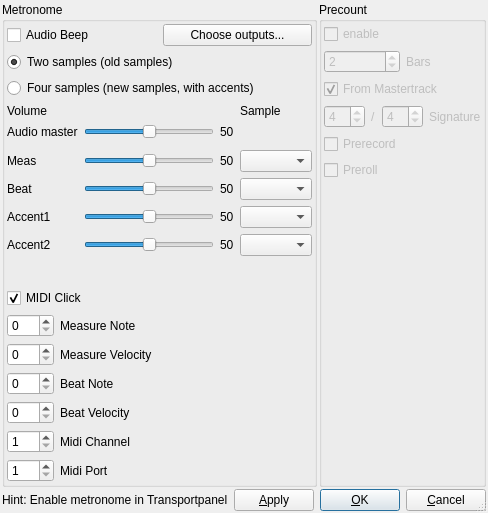
<?xml version="1.0" encoding="UTF-8"?>
<ui version="4.0">
 <class>MetronomeConfigBase</class>
 <widget class="QDialog" name="MetronomeConfigBase">
  <property name="geometry">
   <rect>
    <x>0</x>
    <y>0</y>
    <width>481</width>
    <height>513</height>
   </rect>
  </property>
  <property name="windowTitle">
   <string>MusE: Metronome Config</string>
  </property>
  <property name="sizeGripEnabled">
   <bool>true</bool>
  </property>
  <layout class="QGridLayout" name="gridLayout_3">
   <property name="leftMargin">
    <number>2</number>
   </property>
   <property name="topMargin">
    <number>2</number>
   </property>
   <property name="rightMargin">
    <number>2</number>
   </property>
   <property name="bottomMargin">
    <number>2</number>
   </property>
   <property name="spacing">
    <number>2</number>
   </property>
   <item row="0" column="0">
    <widget class="QGroupBox" name="GroupBox1">
     <property name="title">
      <string>Metronome</string>
     </property>
     <layout class="QGridLayout" name="gridLayout_4">
      <property name="leftMargin">
       <number>2</number>
      </property>
      <property name="topMargin">
       <number>2</number>
      </property>
      <property name="rightMargin">
       <number>2</number>
      </property>
      <property name="bottomMargin">
       <number>2</number>
      </property>
      <property name="spacing">
       <number>2</number>
      </property>
      <item row="0" column="0">
       <layout class="QVBoxLayout" name="qvbl_2">
        <item>
         <layout class="QHBoxLayout" name="qhbl_4">
          <item>
           <widget class="QCheckBox" name="audioBeep">
            <property name="text">
             <string>Audio Beep</string>
            </property>
           </widget>
          </item>
          <item>
           <widget class="QPushButton" name="audioBeepRoutesButton">
            <property name="text">
             <string>Choose outputs...</string>
            </property>
            <property name="autoDefault">
             <bool>true</bool>
            </property>
           </widget>
          </item>
         </layout>
        </item>
        <item>
         <layout class="QVBoxLayout" name="verticalLayout">
          <item>
           <widget class="QRadioButton" name="radioSamples2">
            <property name="text">
             <string>Two samples (old samples)</string>
            </property>
            <property name="checked">
             <bool>true</bool>
            </property>
           </widget>
          </item>
          <item>
           <widget class="QRadioButton" name="radioSamples4">
            <property name="text">
             <string>Four samples (new samples, with accents)</string>
            </property>
           </widget>
          </item>
         </layout>
        </item>
        <item>
         <layout class="QGridLayout" name="gridLayout_x">
          <item row="0" column="0">
           <widget class="QLabel" name="label">
            <property name="text">
             <string>Volume</string>
            </property>
           </widget>
          </item>
          <item row="1" column="0">
           <widget class="QLabel" name="textLabel1_6">
            <property name="text">
             <string>Audio master</string>
            </property>
            <property name="wordWrap">
             <bool>false</bool>
            </property>
           </widget>
          </item>
          <item row="1" column="1">
           <widget class="QSlider" name="volumeSlider">
            <property name="minimum">
             <number>0</number>
            </property>
            <property name="maximum">
             <number>100</number>
            </property>
            <property name="singleStep">
             <number>1</number>
            </property>
            <property name="pageStep">
             <number>10</number>
            </property>
            <property name="value">
             <number>50</number>
            </property>
            <property name="orientation">
             <enum>Qt::Horizontal</enum>
            </property>
           </widget>
          </item>
          <item row="1" column="2">
           <widget class="QLabel" name="volumeLabel">
            <property name="text">
             <string>50</string>
            </property>
            <property name="wordWrap">
             <bool>false</bool>
            </property>
           </widget>
          </item>
          <item row="2" column="0" colspan="3">
           <spacer name="verticalSpacer_2">
            <property name="orientation">
             <enum>Qt::Vertical</enum>
            </property>
            <property name="sizeType">
             <enum>QSizePolicy::Fixed</enum>
            </property>
            <property name="sizeHint" stdset="0">
             <size>
              <width>20</width>
              <height>5</height>
             </size>
            </property>
           </spacer>
          </item>
          <item row="3" column="0">
           <widget class="QLabel" name="textLabel1_2">
            <property name="text">
             <string>Meas</string>
            </property>
            <property name="wordWrap">
             <bool>false</bool>
            </property>
           </widget>
          </item>
          <item row="4" column="0">
           <widget class="QLabel" name="textLabel1_3">
            <property name="text">
             <string>Beat</string>
            </property>
            <property name="wordWrap">
             <bool>false</bool>
            </property>
           </widget>
          </item>
          <item row="3" column="1">
           <widget class="QSlider" name="measVolumeSlider">
            <property name="minimum">
             <number>0</number>
            </property>
            <property name="maximum">
             <number>100</number>
            </property>
            <property name="singleStep">
             <number>1</number>
            </property>
            <property name="pageStep">
             <number>10</number>
            </property>
            <property name="value">
             <number>50</number>
            </property>
            <property name="orientation">
             <enum>Qt::Horizontal</enum>
            </property>
           </widget>
          </item>
          <item row="3" column="2">
           <widget class="QLabel" name="measVolumeLabel">
            <property name="text">
             <string>50</string>
            </property>
            <property name="wordWrap">
             <bool>false</bool>
            </property>
           </widget>
          </item>
          <item row="4" column="1">
           <widget class="QSlider" name="beatVolumeSlider">
            <property name="minimum">
             <number>0</number>
            </property>
            <property name="maximum">
             <number>100</number>
            </property>
            <property name="singleStep">
             <number>1</number>
            </property>
            <property name="pageStep">
             <number>10</number>
            </property>
            <property name="value">
             <number>50</number>
            </property>
            <property name="orientation">
             <enum>Qt::Horizontal</enum>
            </property>
           </widget>
          </item>
          <item row="4" column="2">
           <widget class="QLabel" name="beatVolumeLabel">
            <property name="text">
             <string>50</string>
            </property>
            <property name="wordWrap">
             <bool>false</bool>
            </property>
           </widget>
          </item>
          <item row="5" column="0">
           <widget class="QLabel" name="textLabel1_4">
            <property name="text">
             <string>Accent1</string>
            </property>
            <property name="wordWrap">
             <bool>false</bool>
            </property>
           </widget>
          </item>
          <item row="5" column="1">
           <widget class="QSlider" name="accent1VolumeSlider">
            <property name="minimum">
             <number>0</number>
            </property>
            <property name="maximum">
             <number>100</number>
            </property>
            <property name="singleStep">
             <number>1</number>
            </property>
            <property name="pageStep">
             <number>10</number>
            </property>
            <property name="value">
             <number>50</number>
            </property>
            <property name="orientation">
             <enum>Qt::Horizontal</enum>
            </property>
           </widget>
          </item>
          <item row="5" column="2">
           <widget class="QLabel" name="accent1VolumeLabel">
            <property name="text">
             <string>50</string>
            </property>
            <property name="wordWrap">
             <bool>false</bool>
            </property>
           </widget>
          </item>
          <item row="6" column="0">
           <widget class="QLabel" name="textLabel1_5">
            <property name="text">
             <string>Accent2</string>
            </property>
            <property name="wordWrap">
             <bool>false</bool>
            </property>
           </widget>
          </item>
          <item row="6" column="1">
           <widget class="QSlider" name="accent2VolumeSlider">
            <property name="minimum">
             <number>0</number>
            </property>
            <property name="maximum">
             <number>100</number>
            </property>
            <property name="singleStep">
             <number>1</number>
            </property>
            <property name="pageStep">
             <number>10</number>
            </property>
            <property name="value">
             <number>50</number>
            </property>
            <property name="orientation">
             <enum>Qt::Horizontal</enum>
            </property>
           </widget>
          </item>
          <item row="6" column="2">
           <widget class="QLabel" name="accent2VolumeLabel">
            <property name="text">
             <string>50</string>
            </property>
            <property name="wordWrap">
             <bool>false</bool>
            </property>
           </widget>
          </item>
          <item row="0" column="3">
           <widget class="QLabel" name="label_2">
            <property name="text">
             <string>Sample</string>
            </property>
           </widget>
          </item>
          <item row="3" column="3">
           <widget class="QComboBox" name="measSampleCombo"/>
          </item>
          <item row="4" column="3">
           <widget class="QComboBox" name="beatSampleCombo"/>
          </item>
          <item row="5" column="3">
           <widget class="QComboBox" name="accent1SampleCombo"/>
          </item>
          <item row="6" column="3">
           <widget class="QComboBox" name="accent2SampleCombo"/>
          </item>
         </layout>
        </item>
        <item>
         <spacer name="verticalSpacer">
          <property name="orientation">
           <enum>Qt::Vertical</enum>
          </property>
          <property name="sizeHint" stdset="0">
           <size>
            <width>20</width>
            <height>40</height>
           </size>
          </property>
         </spacer>
        </item>
        <item>
         <widget class="QCheckBox" name="midiClick">
          <property name="text">
           <string>MIDI Click</string>
          </property>
          <property name="checked">
           <bool>true</bool>
          </property>
         </widget>
        </item>
        <item>
         <layout class="QHBoxLayout" name="qhbl_1">
          <property name="spacing">
           <number>6</number>
          </property>
          <property name="leftMargin">
           <number>0</number>
          </property>
          <property name="topMargin">
           <number>0</number>
          </property>
          <property name="rightMargin">
           <number>0</number>
          </property>
          <property name="bottomMargin">
           <number>0</number>
          </property>
          <item>
           <layout class="QGridLayout" name="qgr_1">
            <property name="leftMargin">
             <number>0</number>
            </property>
            <property name="topMargin">
             <number>0</number>
            </property>
            <property name="rightMargin">
             <number>0</number>
            </property>
            <property name="bottomMargin">
             <number>0</number>
            </property>
            <property name="spacing">
             <number>6</number>
            </property>
            <item row="4" column="1">
             <widget class="QLabel" name="TextLabel5">
              <property name="text">
               <string>Midi Channel</string>
              </property>
              <property name="wordWrap">
               <bool>false</bool>
              </property>
             </widget>
            </item>
            <item row="0" column="1">
             <widget class="QLabel" name="TextLabel1">
              <property name="text">
               <string>Measure Note</string>
              </property>
              <property name="wordWrap">
               <bool>false</bool>
              </property>
             </widget>
            </item>
            <item row="4" column="0">
             <widget class="QSpinBox" name="midiChannel">
              <property name="minimum">
               <number>1</number>
              </property>
              <property name="maximum">
               <number>16</number>
              </property>
             </widget>
            </item>
            <item row="1" column="1">
             <widget class="QLabel" name="TextLabel2">
              <property name="text">
               <string>Measure Velocity</string>
              </property>
              <property name="wordWrap">
               <bool>false</bool>
              </property>
             </widget>
            </item>
            <item row="3" column="1">
             <widget class="QLabel" name="TextLabel4">
              <property name="text">
               <string>Beat Velocity</string>
              </property>
              <property name="wordWrap">
               <bool>false</bool>
              </property>
             </widget>
            </item>
            <item row="5" column="0">
             <widget class="QSpinBox" name="midiPort">
              <property name="minimum">
               <number>1</number>
              </property>
              <property name="maximum">
               <number>16</number>
              </property>
             </widget>
            </item>
            <item row="2" column="1">
             <widget class="QLabel" name="TextLabel3">
              <property name="text">
               <string>Beat Note</string>
              </property>
              <property name="wordWrap">
               <bool>false</bool>
              </property>
             </widget>
            </item>
            <item row="2" column="0">
             <widget class="QSpinBox" name="beatNote"/>
            </item>
            <item row="1" column="0">
             <widget class="QSpinBox" name="measureVelocity">
              <property name="maximum">
               <number>127</number>
              </property>
             </widget>
            </item>
            <item row="0" column="0">
             <widget class="QSpinBox" name="measureNote"/>
            </item>
            <item row="5" column="1">
             <widget class="QLabel" name="TextLabel6">
              <property name="text">
               <string>Midi Port</string>
              </property>
              <property name="wordWrap">
               <bool>false</bool>
              </property>
             </widget>
            </item>
            <item row="3" column="0">
             <widget class="QSpinBox" name="beatVelocity">
              <property name="maximum">
               <number>127</number>
              </property>
             </widget>
            </item>
           </layout>
          </item>
          <item>
           <spacer name="Spacer10">
            <property name="orientation">
             <enum>Qt::Horizontal</enum>
            </property>
            <property name="sizeType">
             <enum>QSizePolicy::Expanding</enum>
            </property>
            <property name="sizeHint" stdset="0">
             <size>
              <width>20</width>
              <height>20</height>
             </size>
            </property>
           </spacer>
          </item>
         </layout>
        </item>
       </layout>
      </item>
     </layout>
    </widget>
   </item>
   <item row="1" column="0" colspan="2">
    <layout class="QHBoxLayout" name="horizontalLayout">
     <item>
      <widget class="QLabel" name="textLabel3">
       <property name="text">
        <string>Hint: Enable metronome in Transportpanel</string>
       </property>
       <property name="wordWrap">
        <bool>false</bool>
       </property>
      </widget>
     </item>
     <item>
      <spacer name="Horizontal Spacing2">
       <property name="orientation">
        <enum>Qt::Horizontal</enum>
       </property>
       <property name="sizeType">
        <enum>QSizePolicy::Expanding</enum>
       </property>
       <property name="sizeHint" stdset="0">
        <size>
         <width>13</width>
         <height>20</height>
        </size>
       </property>
      </spacer>
     </item>
     <item>
      <widget class="QPushButton" name="buttonApply">
       <property name="text">
        <string>&amp;Apply</string>
       </property>
       <property name="shortcut">
        <string>Alt+A</string>
       </property>
       <property name="autoDefault">
        <bool>true</bool>
       </property>
      </widget>
     </item>
     <item>
      <widget class="QPushButton" name="buttonOk">
       <property name="text">
        <string>&amp;OK</string>
       </property>
       <property name="shortcut">
        <string>Alt+O</string>
       </property>
       <property name="autoDefault">
        <bool>true</bool>
       </property>
       <property name="default">
        <bool>true</bool>
       </property>
      </widget>
     </item>
     <item>
      <widget class="QPushButton" name="buttonCancel">
       <property name="text">
        <string>&amp;Cancel</string>
       </property>
       <property name="shortcut">
        <string>Alt+C</string>
       </property>
       <property name="autoDefault">
        <bool>true</bool>
       </property>
      </widget>
     </item>
    </layout>
   </item>
   <item row="0" column="1">
    <widget class="QGroupBox" name="GroupBox2">
     <property name="mouseTracking">
      <bool>false</bool>
     </property>
     <property name="toolTip">
      <string>Disabled since jack does not support it</string>
     </property>
     <property name="title">
      <string>Precount</string>
     </property>
     <layout class="QVBoxLayout" name="qvbl_1">
      <property name="spacing">
       <number>6</number>
      </property>
      <property name="leftMargin">
       <number>2</number>
      </property>
      <property name="topMargin">
       <number>2</number>
      </property>
      <property name="rightMargin">
       <number>2</number>
      </property>
      <property name="bottomMargin">
       <number>2</number>
      </property>
      <item>
       <widget class="QCheckBox" name="precountEnable">
        <property name="enabled">
         <bool>false</bool>
        </property>
        <property name="text">
         <string>enable</string>
        </property>
        <property name="checked">
         <bool>false</bool>
        </property>
       </widget>
      </item>
      <item>
       <layout class="QHBoxLayout" name="qhbl_2">
        <property name="spacing">
         <number>6</number>
        </property>
        <property name="leftMargin">
         <number>0</number>
        </property>
        <property name="topMargin">
         <number>0</number>
        </property>
        <property name="rightMargin">
         <number>0</number>
        </property>
        <property name="bottomMargin">
         <number>0</number>
        </property>
        <item>
         <widget class="QSpinBox" name="precountBars">
          <property name="enabled">
           <bool>false</bool>
          </property>
          <property name="minimum">
           <number>1</number>
          </property>
          <property name="maximum">
           <number>10</number>
          </property>
          <property name="value">
           <number>2</number>
          </property>
         </widget>
        </item>
        <item>
         <widget class="QLabel" name="TextLabel7">
          <property name="enabled">
           <bool>false</bool>
          </property>
          <property name="text">
           <string>Bars</string>
          </property>
          <property name="wordWrap">
           <bool>false</bool>
          </property>
         </widget>
        </item>
       </layout>
      </item>
      <item>
       <widget class="QCheckBox" name="precountFromMastertrack">
        <property name="enabled">
         <bool>false</bool>
        </property>
        <property name="text">
         <string>From Mastertrack</string>
        </property>
        <property name="checked">
         <bool>true</bool>
        </property>
       </widget>
      </item>
      <item>
       <layout class="QHBoxLayout" name="qhbl_3">
        <property name="spacing">
         <number>6</number>
        </property>
        <property name="leftMargin">
         <number>0</number>
        </property>
        <property name="topMargin">
         <number>0</number>
        </property>
        <property name="rightMargin">
         <number>0</number>
        </property>
        <property name="bottomMargin">
         <number>0</number>
        </property>
        <item>
         <widget class="QSpinBox" name="precountSigZ">
          <property name="enabled">
           <bool>false</bool>
          </property>
          <property name="minimum">
           <number>1</number>
          </property>
          <property name="maximum">
           <number>32</number>
          </property>
          <property name="value">
           <number>4</number>
          </property>
         </widget>
        </item>
        <item>
         <widget class="QLabel" name="TextLabel8">
          <property name="enabled">
           <bool>false</bool>
          </property>
          <property name="text">
           <string>/</string>
          </property>
          <property name="wordWrap">
           <bool>false</bool>
          </property>
         </widget>
        </item>
        <item>
         <widget class="QSpinBox" name="precountSigN">
          <property name="enabled">
           <bool>false</bool>
          </property>
          <property name="minimum">
           <number>2</number>
          </property>
          <property name="maximum">
           <number>64</number>
          </property>
          <property name="value">
           <number>4</number>
          </property>
         </widget>
        </item>
        <item>
         <widget class="QLabel" name="TextLabel9">
          <property name="enabled">
           <bool>false</bool>
          </property>
          <property name="text">
           <string>Signature</string>
          </property>
          <property name="wordWrap">
           <bool>false</bool>
          </property>
         </widget>
        </item>
       </layout>
      </item>
      <item>
       <widget class="QCheckBox" name="precountPrerecord">
        <property name="enabled">
         <bool>false</bool>
        </property>
        <property name="text">
         <string>Prerecord</string>
        </property>
       </widget>
      </item>
      <item>
       <widget class="QCheckBox" name="precountPreroll">
        <property name="enabled">
         <bool>false</bool>
        </property>
        <property name="text">
         <string>Preroll</string>
        </property>
       </widget>
      </item>
      <item>
       <spacer name="verticalSpacer_3">
        <property name="orientation">
         <enum>Qt::Vertical</enum>
        </property>
        <property name="sizeHint" stdset="0">
         <size>
          <width>20</width>
          <height>40</height>
         </size>
        </property>
       </spacer>
      </item>
     </layout>
    </widget>
   </item>
  </layout>
 </widget>
 <layoutdefault spacing="6" margin="11"/>
 <tabstops>
  <tabstop>audioBeep</tabstop>
  <tabstop>audioBeepRoutesButton</tabstop>
  <tabstop>midiClick</tabstop>
  <tabstop>measureNote</tabstop>
  <tabstop>measureVelocity</tabstop>
  <tabstop>beatNote</tabstop>
  <tabstop>beatVelocity</tabstop>
  <tabstop>midiChannel</tabstop>
  <tabstop>midiPort</tabstop>
  <tabstop>precountEnable</tabstop>
  <tabstop>precountBars</tabstop>
  <tabstop>precountFromMastertrack</tabstop>
  <tabstop>precountSigZ</tabstop>
  <tabstop>precountPrerecord</tabstop>
  <tabstop>precountPreroll</tabstop>
  <tabstop>precountSigN</tabstop>
  <tabstop>buttonApply</tabstop>
  <tabstop>buttonOk</tabstop>
  <tabstop>buttonCancel</tabstop>
 </tabstops>
 <resources/>
 <connections>
  <connection>
   <sender>buttonOk</sender>
   <signal>clicked()</signal>
   <receiver>MetronomeConfigBase</receiver>
   <slot>accept()</slot>
   <hints>
    <hint type="sourcelabel">
     <x>20</x>
     <y>20</y>
    </hint>
    <hint type="destinationlabel">
     <x>20</x>
     <y>20</y>
    </hint>
   </hints>
  </connection>
  <connection>
   <sender>buttonCancel</sender>
   <signal>clicked()</signal>
   <receiver>MetronomeConfigBase</receiver>
   <slot>reject()</slot>
   <hints>
    <hint type="sourcelabel">
     <x>20</x>
     <y>20</y>
    </hint>
    <hint type="destinationlabel">
     <x>20</x>
     <y>20</y>
    </hint>
   </hints>
  </connection>
 </connections>
</ui>
